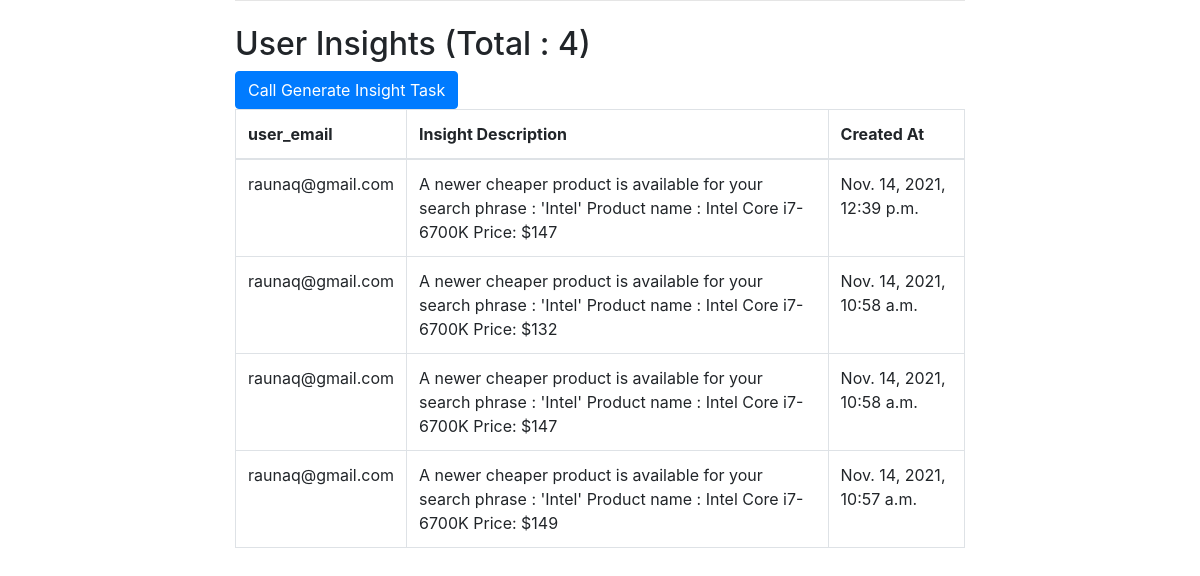
The app's page /insights/, older data.
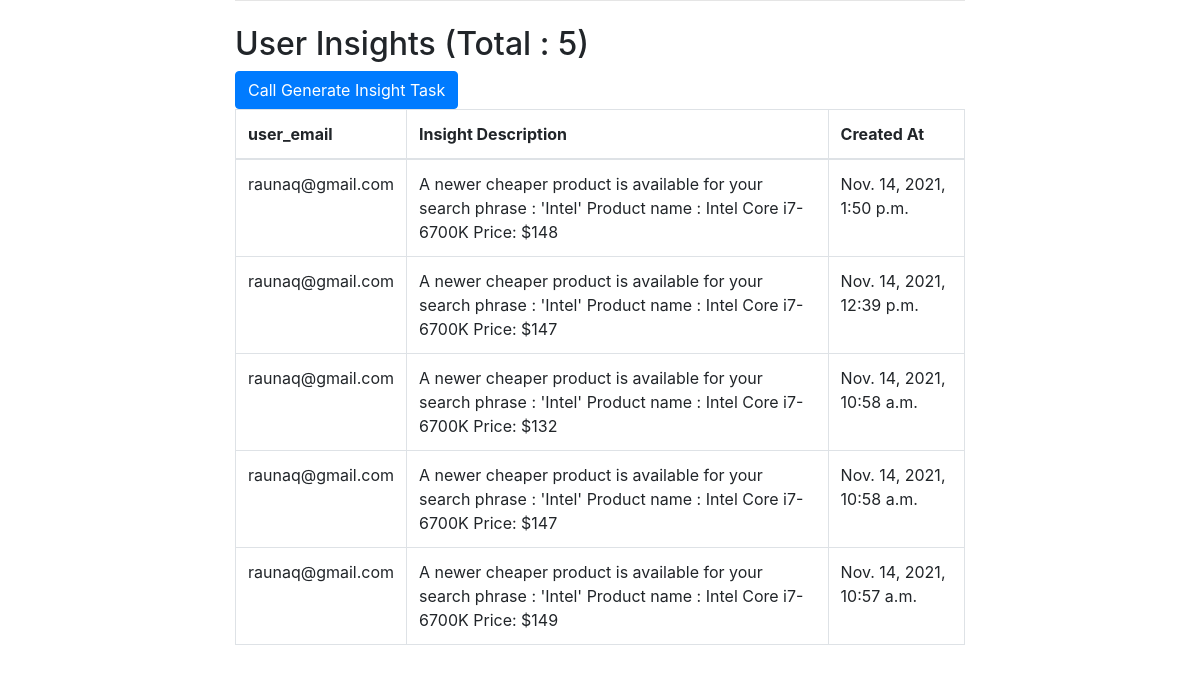
The same page, newer data.
### insights/models.py (models this page shows)
class UserInsightRecord(models.Model):
    user_email = models.CharField(
        null=False,
        blank=False,
        max_length=200
    )
    description = models.CharField(
        null=False,
        blank=False,
        max_length=2000,
        help_text="A description of the Insight that was sent to the user via email."
    )
    created_at = models.DateTimeField(
        auto_now_add=True
    )

### insights/views.py (the view)
# urls.py: path('insights/', UserInsightRecordListView.as_view())
class UserInsightRecordListView(ListView):
    queryset = UserInsightRecord.objects.order_by('-created_at')
    template_name = "insights/userinsightrecord_list.html"

### templates/insights/userinsightrecord_list.html
{% extends "base.html" %}
{% block content %}
    <h2>User Insights (Total : {{object_list|length}})</h2>
    <form action="run_generate_user_insight_task">
        <button type="submit" class="btn btn-primary">
            Call Generate Insight Task
        </button>
    </form>
    <table class="table table-bordered">
        <thead>
            <tr>
            <th scope="col">user_email</th>
            <th scope="col">Insight Description</th>
            <th scope="col">Created At</th>
            </tr>
        </thead>
        <tbody>
            {% for insight in object_list %}
                <tr>
                    <td>{{ insight.user_email }}</td>
                    <td>{{ insight.description }}</td>
                    <td>{{ insight.created_at }}</td>
                </tr>
            {% endfor %}
        </tbody>
        </table>
{% endblock %}

### templates/base.html (shortened to what this page needs)
<!doctype html>
<html lang="en">
  <head>
    <link rel="stylesheet" href="https://stackpath.bootstrapcdn.com/bootstrap/4.1.3/css/bootstrap.min.css">
  </head>
  <body>
    <div class="container">
      <div class="row justify-content-center">
        <div class="col-8">
          {% block content %}
          {% endblock %}
        </div>
      </div>
    </div>
  </body>
</html>

Row changes from the older to the newer data that the page shows:
added UserInsightRecord: user_email "raunaq@gmail.com", description "A newer cheaper product is available for your search phrase : 'Intel' Product name : Intel Core i7-6700K Price: $148", created_at "Nov. 14, 2021, 1:50 p.m."
Text that changed along with them:
{{ object_list|length }}: "4" → "5"
